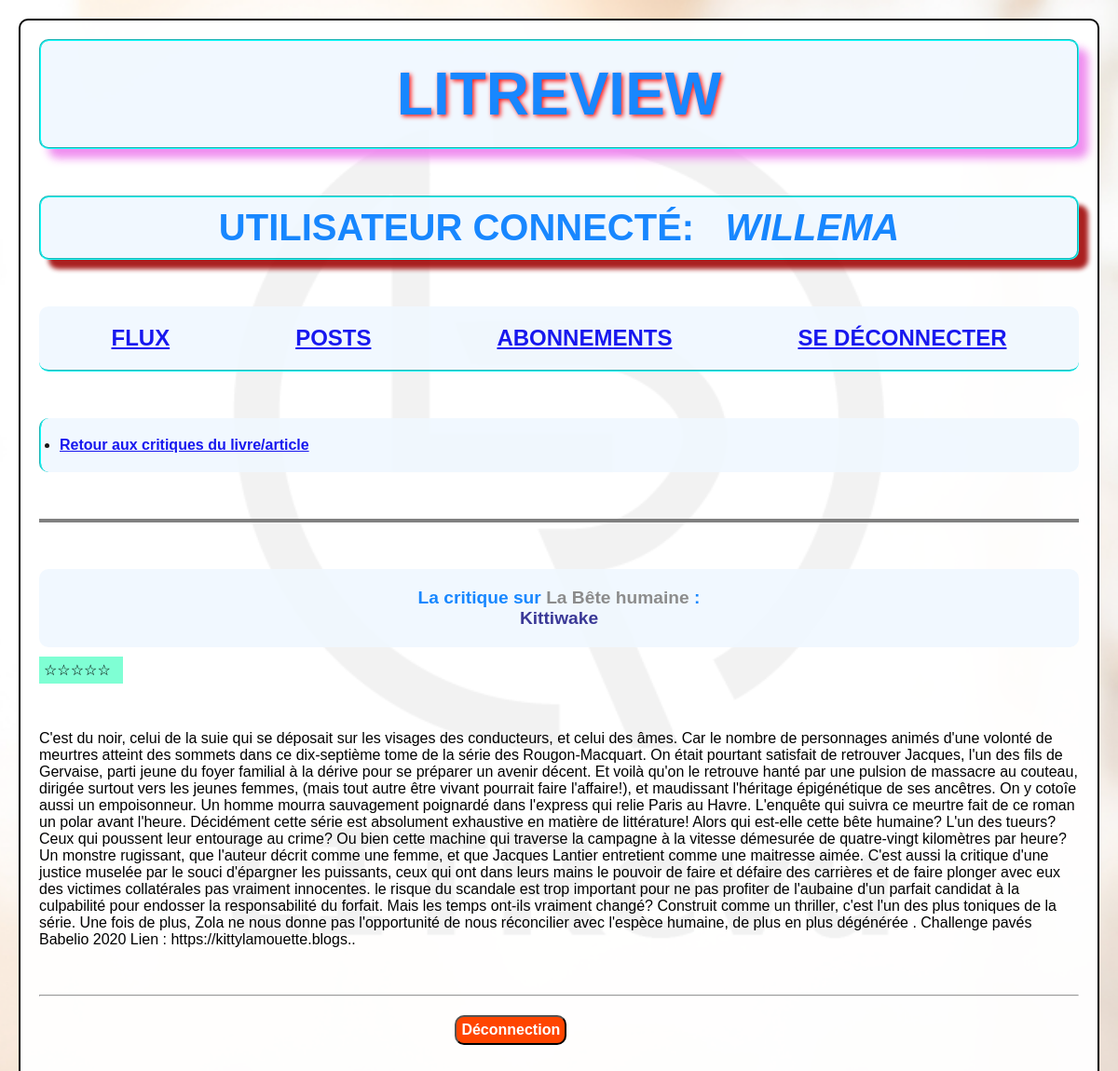
/flux/tickets/la-bete-humaine/reviews/kittiwake/ (signed in), run on the app's committed database.
### authentification/models.py (models this page shows)
class LitRevuUser(AbstractUser):
    class Meta:
        verbose_name = "Utilisateur de LITRevu"
        verbose_name_plural = "Utilisateurs de LITRevu"
    def __str__(self):
        return self.username

### blogpost/models.py (models this page shows, shortened)
class Review(models.Model):
    RATING_CHOICES = [
        (0, '☆☆☆☆☆'),
        (1, '★☆☆☆☆'),
        (2, '★★☆☆☆'),
        (3, '★★★☆☆'),
        (4, '★★★★☆'),
        (5, '★★★★★'),
    ]
    ticket = models.ForeignKey(to=Ticket, on_delete=models.CASCADE, related_name="reviews")
    rating = models.PositiveSmallIntegerField(
        choices=RATING_CHOICES,
        validators=[MinValueValidator(0), MaxValueValidator(5)],
        verbose_name="Note sur 5 étoiles",
    )
    user = models.ForeignKey(
        to=settings.AUTH_USER_MODEL, on_delete=models.CASCADE, related_name="reviews")
    headline = models.CharField(max_length=128, verbose_name="En-tête de la critique")
    slug = AutoSlugField(populate_from="headline", unique=True, max_length=256)
    body = models.TextField(max_length=8192, blank=True, verbose_name="Commentaires ")
    time_created = models.DateTimeField(auto_now_add=True, verbose_name="Date de publication de la critique")
    content_type = "REVIEW"
    class Meta:
        verbose_name = "Critique"
        ordering = ["-time_created"]

class Ticket(models.Model):
    title = models.CharField(max_length=128, verbose_name="Nom du livre ou de l'article")
    slug = AutoSlugField(unique=True, populate_from="title", max_length=256)
    description = models.TextField(
        max_length=2048, blank=True, verbose_name="Description du livre ou de l'article")
    user = models.ForeignKey(
        to=settings.AUTH_USER_MODEL,
        on_delete=models.CASCADE,
        related_name="tickets",
        verbose_name="Utilisateur",
        null=True
        )
    time_created = models.DateTimeField(
        auto_now_add=True,
        verbose_name="Date de la demande de la critique sur un livre/article"
        )
    image = models.ImageField(
        null=True, blank=True,
        upload_to='ticket_images/',
        verbose_name="Image du livre/article",
        default="ticket_images/django.png",
        )
    content_type = "TICKET"
    class Meta:
        verbose_name = "Livre ou Article"
        ordering = ["-time_created"]
    def __str__(self):
        slugify(self.title)
        return self.title

### blogpost/views.py (the view)
# urls.py: path("tickets/<slug:ticket_slug>/reviews/<slug:slug>/", ReviewDetailView.as_view(), name="ticket-review-detail"),
class ReviewDetailView(LoginRequiredMixin, DetailView):
    model = Review
    template_name = "blogpost/review_detail.html"
    context_object_name = "review"

### blogpost/templates/blogpost/review_detail.html (shortened to what this page needs)
{% extends "base.html" %}
{% block content %}
    <nav>
        <ul class="nav-list-vertical">
            <li><a href="{% url 'flux:ticket-review-list' ticket_slug=review.ticket.slug %}" class="reviw-detail-nav-element">Retour aux critiques du livre/article</a></li>
        </ul>
    </nav>
    <hr class="hr-1">
    <h4>La critique sur <span style="color: grey;">{{ review.ticket }}</span> : <br> <span style="color: rgb(38, 36, 140);">{{ review.headline }}</span></h4>
    <p class="rating">{{ review.get_rating_display }}</p>
    <p style="margin: 50px 0;">{{ review.body }}</p>
{% endblock %}

### templates/base.html (shortened to what this page needs)
<!DOCTYPE html>
{% load static %}
<html lang="fr">
<head>
    <link rel="stylesheet" href="{% static 'css/styles.css' %}">
</head>
<body id="base">
    {% if user.is_authenticated %}
    <header>
            <h1 class="site-title">LitReview</h1>
            <h2 id="connected-user">Utilisateur connecté: &nbsp; <em>{{ request.user}}</em> </h2>
            <nav>
                <ul id="basis-nav-list">
                    <li><a href="{% url 'feed:feed' %}" class="basis-nav-element">Flux</a></li>
                    <li><a href="{% url 'feed:my-feed' %}" class="basis-nav-element">Posts</a></li>
                    <li><a href="{% url 'follow:follow' %}" class="basis-nav-element">Abonnements</a></li>
                    <li><a href="{% url 'auth:logout_fct' %}" class="basis-nav-element">Se déconnecter</a></li>
                </ul>
            </nav>
    </header>
    <main>
        {% block content %}{% endblock %}
        <hr>
    </main>
    <footer>
        <form action="{% url 'auth:logout' %}" method="POST">
            <input type="submit" value="Déconnection" id="footer-logout">
        </form>
    </footer>
    {% endif %}
<body>
</html>

### static/css/styles.css (style rules this page uses)
* { margin: 0; padding:0; }
html { font-family: 'Arial', sans-serif; background: url('images/LITrevu_banner.png') center; background-size: cover; }
body { margin: 20px; padding: 20px; background-color: rgba(255, 255, 255, 0.95); background-size: cover; border: 2px solid black; border-radius: 10px; }
h1 { font-size: 4em; font-weight: bold; color: #007bff; text-align: center; background-color: aliceblue; padding: 20px 0px 20px 0px; }
h2 { font-size: 2.5em; }
h4 { font-size: 1.2em; font-weight: bold; color: #007bff; text-align: center; background-color: aliceblue; padding: 20px 20px; border-radius: 10px; opacity: 0.9; }
.hr-1 { margin: 50px 0; border: 2px groove grey; }
#footer-logout { font-size: 1em; font-weight: bold; color: white; text-align: center; background-color: orangered; border-radius: 10px; padding: 5px; margin: 20px 40%; }
.rating { margin: 10px 0; background-color: aquamarine; width: 80px; padding: 5px; }
.nav-list-vertical { display: flex; flex-direction: column; justify-content: space-between; font-weight: bold; flex-wrap: wrap; margin-bottom: 50px; background-color: aliceblue; padding: 20px 20px; border-left: 2px groove cyan; border-radius: 10px; gap: 20px; opacity: 0.9; }
.hr-1 { margin-bottom: 50px; border: 2px solid grey; }
#base { height: 100%; }
.site-title { text-transform: uppercase; text-shadow: 2px 2px 5px red; margin-bottom: 50px; border: 2px groove cyan; border-radius: 10px; box-shadow: 10px 10px 10px violet; opacity: 0.9; }
#connected-user { text-align: center; font-weight: bold; color: #007bff; background-color: aliceblue; padding: 10px 3px; border: 2px groove cyan; margin-bottom: 50px; border-radius: 10px; box-shadow: 10px 10px 5px #a10909; text-transform: uppercase; opacity: 0.9; }
#basis-nav-list { display: flex; flex-direction: row; justify-content: space-around; flex-wrap: wrap; list-style-type: none; text-decoration: none; margin-bottom: 50px; background-color: aliceblue; padding: 20px 20px; border-bottom: 2px groove cyan; border-radius: 10px; gap: 20px; opacity: 0.9; }
.basis-nav-element { text-transform: uppercase; font-size: 1.5em; font-weight: bold; }

### data on the page
LitRevuUser: user "WILLEMA"
Review: ticket "La Bête humaine", headline "Kittiwake", rating "☆☆☆☆☆", body "C'est du noir, celui de la suie qui se déposait sur les visages des conducteurs, et celui des âmes. Car le nombre de personnages animés d'une volonté de meurtres atteint des sommets dans ce dix-septième tome de la série des Rougon-Macquart. On était pourtant satisfait de retrouver Jacques, l'un des fils de Gervaise, parti jeune du foyer familial à la dérive pour se préparer un avenir décent. Et voilà qu'on le retrouve hanté par une pulsion de massacre au couteau, dirigée surtout vers les jeunes femmes, (mais tout autre être vivant pourrait faire l'affaire!), et maudissant l'héritage épigénétique de ses ancêtres. On y cotoîe aussi un empoisonneur. Un homme mourra sauvagement poignardé dans…"
